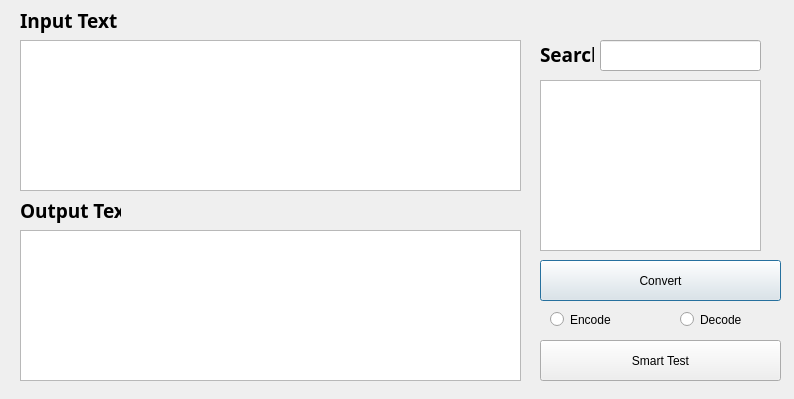
<?xml version="1.0" encoding="UTF-8"?>
<ui version="4.0">
 <class>Dialog</class>
 <widget class="QDialog" name="Dialog">
  <property name="geometry">
   <rect>
    <x>0</x>
    <y>0</y>
    <width>794</width>
    <height>399</height>
   </rect>
  </property>
  <property name="windowTitle">
   <string>Dialog</string>
  </property>
  <widget class="QPlainTextEdit" name="input_text_edit">
   <property name="geometry">
    <rect>
     <x>20</x>
     <y>40</y>
     <width>501</width>
     <height>151</height>
    </rect>
   </property>
   <property name="plainText">
    <string/>
   </property>
  </widget>
  <widget class="QRadioButton" name="decode">
   <property name="geometry">
    <rect>
     <x>680</x>
     <y>310</y>
     <width>115</width>
     <height>19</height>
    </rect>
   </property>
   <property name="text">
    <string>Decode</string>
   </property>
  </widget>
  <widget class="QRadioButton" name="encode">
   <property name="geometry">
    <rect>
     <x>550</x>
     <y>310</y>
     <width>115</width>
     <height>19</height>
    </rect>
   </property>
   <property name="text">
    <string>Encode</string>
   </property>
  </widget>
  <widget class="QPushButton" name="pushButton">
   <property name="geometry">
    <rect>
     <x>540</x>
     <y>260</y>
     <width>241</width>
     <height>41</height>
    </rect>
   </property>
   <property name="text">
    <string>Convert</string>
   </property>
  </widget>
  <widget class="QLabel" name="label">
   <property name="geometry">
    <rect>
     <x>20</x>
     <y>0</y>
     <width>111</width>
     <height>41</height>
    </rect>
   </property>
   <property name="font">
    <font>
     <family>Agency FB</family>
     <pointsize>14</pointsize>
     <weight>75</weight>
     <bold>true</bold>
    </font>
   </property>
   <property name="text">
    <string>Input Text</string>
   </property>
  </widget>
  <widget class="QLabel" name="label_2">
   <property name="geometry">
    <rect>
     <x>20</x>
     <y>190</y>
     <width>101</width>
     <height>41</height>
    </rect>
   </property>
   <property name="font">
    <font>
     <family>Agency FB</family>
     <pointsize>14</pointsize>
     <weight>75</weight>
     <bold>true</bold>
    </font>
   </property>
   <property name="text">
    <string>Output Text</string>
   </property>
  </widget>
  <widget class="QTextEdit" name="output_text_edit">
   <property name="geometry">
    <rect>
     <x>20</x>
     <y>230</y>
     <width>501</width>
     <height>151</height>
    </rect>
   </property>
  </widget>
  <widget class="QLineEdit" name="lineEdit">
   <property name="geometry">
    <rect>
     <x>600</x>
     <y>40</y>
     <width>161</width>
     <height>31</height>
    </rect>
   </property>
  </widget>
  <widget class="QPushButton" name="pushButton_3">
   <property name="geometry">
    <rect>
     <x>540</x>
     <y>340</y>
     <width>241</width>
     <height>41</height>
    </rect>
   </property>
   <property name="text">
    <string>Smart Test</string>
   </property>
  </widget>
  <widget class="QLabel" name="label_3">
   <property name="geometry">
    <rect>
     <x>540</x>
     <y>40</y>
     <width>54</width>
     <height>28</height>
    </rect>
   </property>
   <property name="font">
    <font>
     <family>Agency FB</family>
     <pointsize>14</pointsize>
     <weight>75</weight>
     <bold>true</bold>
    </font>
   </property>
   <property name="text">
    <string>Search</string>
   </property>
  </widget>
  <widget class="QListWidget" name="listWidget">
   <property name="geometry">
    <rect>
     <x>540</x>
     <y>80</y>
     <width>221</width>
     <height>171</height>
    </rect>
   </property>
  </widget>
 </widget>
 <resources/>
 <connections/>
</ui>
